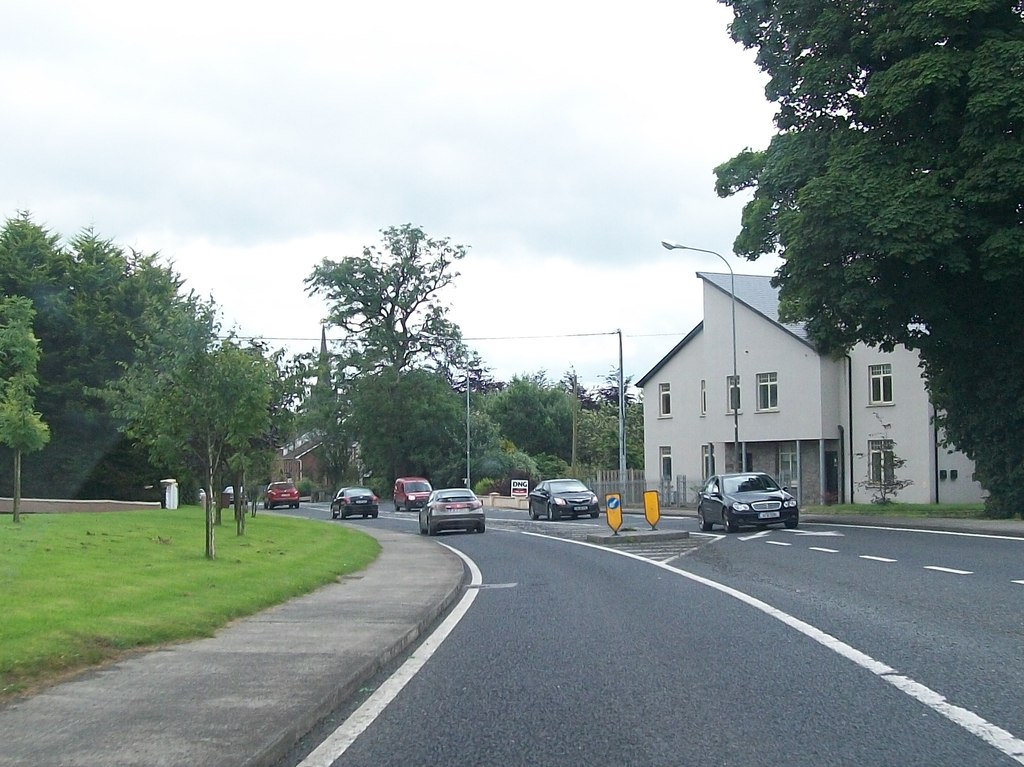
#> input picture FindLaneLines/cavan_road.jpg, 1024 x 767 px, given in place of JohnM50.mp4, which was not available
$ python find_lanes.py
#> lines starting #> are read from the running program, lines starting #| are printed output that depends on the picture; after the words box and inside, x2 and y2 are one past the last pixel; in counts of white or black regions, pixels touching at a corner belong together; long printed decimals are rounded; pictures that were not available may be replaced by others from this repository, and a replacement may not be noted
import cv2
import numpy as np
#import matplotlib.pyplot as plt


def canny(image):
    gray = cv2.cvtColor(image, cv2.COLOR_RGB2GRAY)
    blur = cv2.GaussianBlur(gray, (5, 5), 0)
    canny = cv2.Canny(blur, 50, 150)
    return canny


def region_of_interest(image):
    height = image.shape[0]
    polygons = np.array([[(0, 700), (500, 300), (960, 1000)]])
    mask = np.zeros_like(image)
    cv2.fillPoly(mask, polygons, 255)
    masked_image = cv2.bitwise_and(image, mask)
    return masked_image

def display_lines(image, lines):
    line_image = np.zeros_like(image)
    if lines is not None:
        for line in lines:
            x1, y1, x2, y2 = line.reshape(4)
            cv2.line(line_image, (x1, y1), (x2, y2), (255, 0, 0), 10)
    return line_image


def make_coordinates(image, line_parameters):
    print(line_parameters)
    if line_parameters is None:
        return None
    slope, intercept = line_parameters
    if line_parameters is not None and abs(slope) > 0.001:
        y1 = image.shape[1]
        y2 = int((y1 * (9/20)))
        x1 = int((y1 - intercept) / slope)
        x2 = int((y2 - intercept) / slope)
        return np.array([x1, y1, x2, y2])


def average_slope_intercept(image, lines):
    left_fit = []
    right_fit = []
    if lines is None:
        return None
    for line in lines:
        x1, y1, x2, y2 = line.reshape(4)
        parameters = np.polyfit((x1, x2), (y1, y2), 1)
        slope = parameters[0]
        intercept = parameters[1]
        if slope < 0:
            left_fit.append((slope, intercept))
        else:
            right_fit.append((slope, intercept))
    left_fit_average = np.average(left_fit, axis=0)
    right_fit_average = np.average(right_fit, axis=0)
    left_line = make_coordinates(image, left_fit_average)
    right_line = make_coordinates(image, right_fit_average)
    return np.array([left_line, right_line])


# [12 lines of commented-out code are left out]

cap = cv2.VideoCapture("JohnM50.mp4")
while(cap.isOpened()):
    _, frame = cap.read()
#> frame is the input picture: shape (767, 1024, 3); mean B, G, R 146.5, 149.7, 138.4
    if frame is not None:
        frame = cv2.resize(frame, (960, 1280))
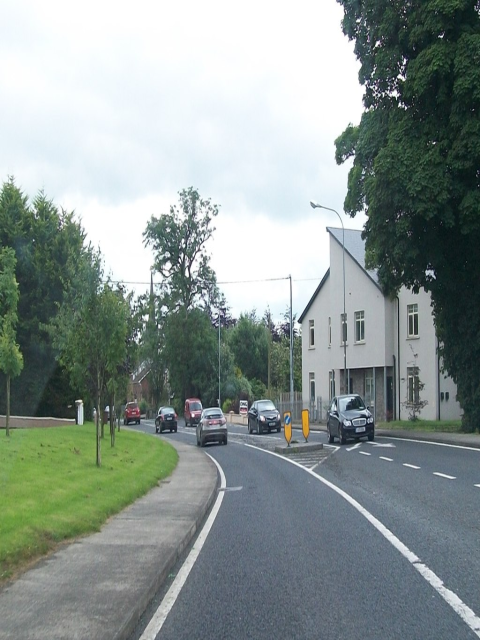
#> frame: shape (1280, 960, 3) (shown at 1/2 size); mean B, G, R 146.4, 149.6, 138.3
        lane_image = np.copy(frame)
        canny_image = canny(lane_image)
#> in canny, `gray = cv2.cvtColor(image, cv2.COLOR_RGB2GRAY)`:
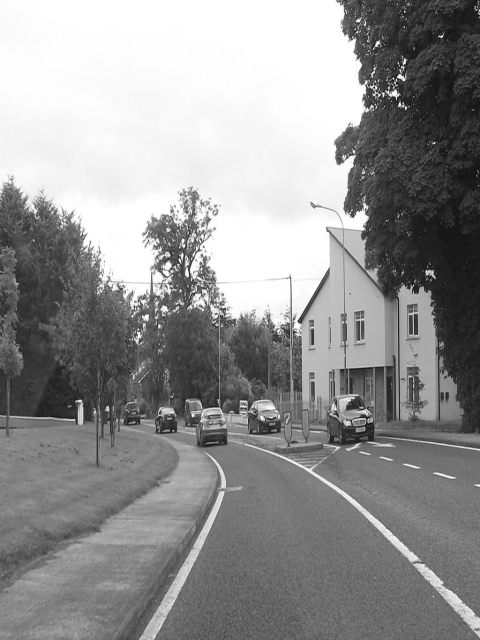
#> gray: shape (1280, 960) (shown at 1/2 size); min 4, max 255, mean 147.3
#> in canny, `canny = cv2.Canny(blur, 50, 150)`:
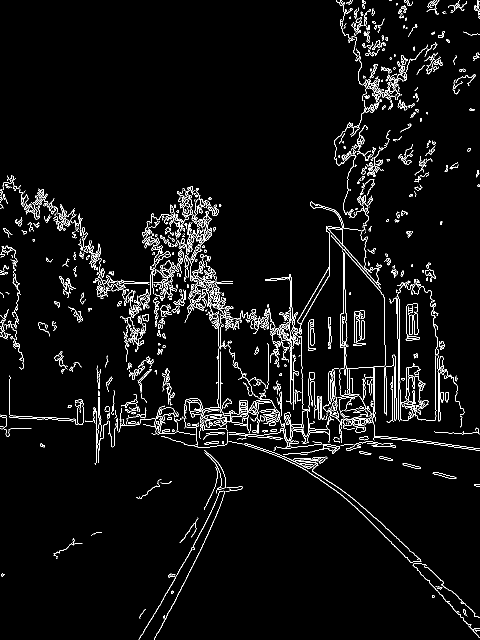
#> canny: shape (1280, 960) (shown at 1/2 size); 4% white in thin lines or dots
        cropped_image = region_of_interest(canny_image)
#> in region_of_interest, `cv2.fillPoly(mask, polygons, 255)`:
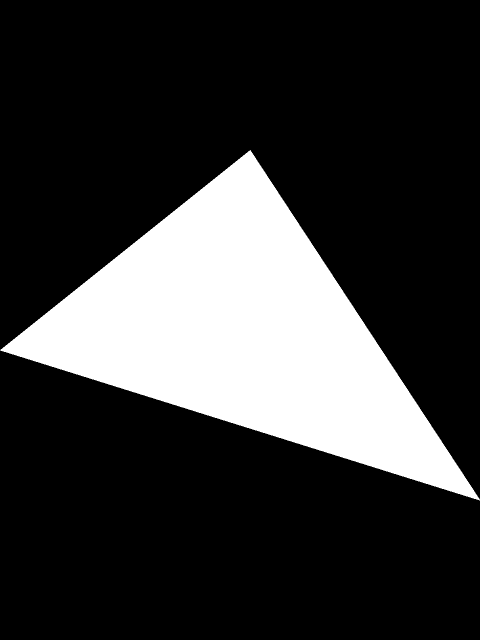
#> mask: shape (1280, 960) (shown at 1/2 size); 21.8% white; 1 white region, box (x1, y1, x2, y2) and area: (0, 300, 960, 1001) 268110
#> in region_of_interest, `masked_image = cv2.bitwise_and(image, mask)`:
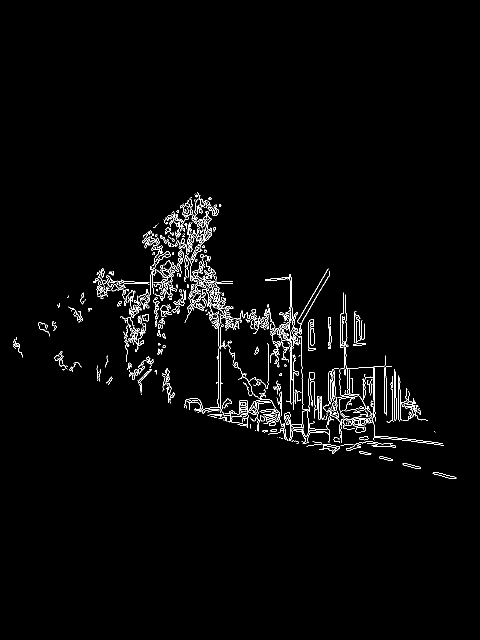
#> masked_image: shape (1280, 960) (shown at 1/2 size); 1.9% white in thin lines or dots, all inside (x1, y1, x2, y2) = (26, 385, 913, 958)
        lines = cv2.HoughLinesP(cropped_image, 2, np.pi/180, 100, np.array([]), minLineLength = 40, maxLineGap = 100)
#> lines = 161 rows, first 6: [579, 877, 579, 548], [389, 821, 840, 821], [300, 533, 818, 786], [436, 831, 436, 564], [297, 464, 784, 918], [440, 836, 440, 564]
        averaged_lines = average_slope_intercept(lane_image, lines)
#> the loop in average_slope_intercept, `for line in lines:` made 161 passes
#> (x1, y1, x2, y2, slope, intercept) on passes 1 to 3: (579, 877, 579, 548, 0.615, 356.2), (389, 821, 840, 821, -1.91e-16, 821), (300, 533, 818, 786, 0.488, 386.5)
#> after the loop in average_slope_intercept, `for line in lines:`: left_fit = 40 pairs, first value -3.1 to -3.17e-17, second value 565 to 1689; right_fit = 121 pairs, first value 1.45e-17 to 28.27, second value -18919.2 to 839
#> in average_slope_intercept, `left_fit_average = np.average(left_fit, axis=0)`: left_fit_average = [-0.945, 963.2]
#> in average_slope_intercept, `right_fit_average = np.average(right_fit, axis=0)`: right_fit_average = [0.96, 194.3]
#| [-9.44882697e-01  9.63232896e+02]
#> in make_coordinates, `slope, intercept = line_parameters`: slope = -0.945; intercept = 963.2
#> in make_coordinates, `x1 = int((y1 - intercept) / slope)`: x1 = 3
#> in make_coordinates, `x2 = int((y2 - intercept) / slope)`: x2 = 562
#> in average_slope_intercept, `left_line = make_coordinates(image, left_fit_average)`: left_line = [3, 960, 562, 432]
#| [  0.9599 194.330]
#> in average_slope_intercept, `right_line = make_coordinates(image, right_fit_average)`: right_line = [797, 960, 247, 432]
#> averaged_lines = [[3, 960, 562, 432], [797, 960, 247, 432]]
        line_image = display_lines(lane_image, averaged_lines)
#> the loop in display_lines, `for line in lines:` made 2 passes
#> after the loop in display_lines, `for line in lines:`:
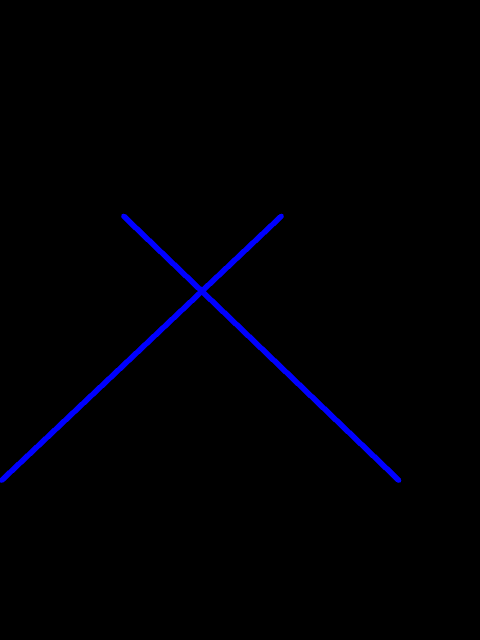
#> line_image: shape (1280, 960, 3) (shown at 1/2 size); mean of channels 0, 1, 2 3.6, 0, 0; drawn as B, G, R
        combo_image = cv2.addWeighted(lane_image, 0.8, line_image, 1, 1)
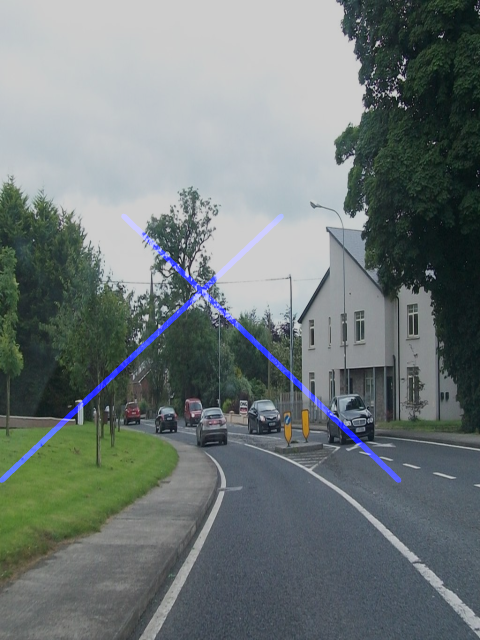
#> combo_image: shape (1280, 960, 3) (shown at 1/2 size); mean B, G, R 120.2, 120.6, 111.7
        cv2.imshow("Result", combo_image)
        #plt.imshow(canny)
        #plt.show()
        if cv2.waitKey(1) & 0xFF == ord('q'):
#> (key q is pressed here)
            break
    else:
        break
cap.release()
cv2.destroyAllWindows()

$ run again, on FindLaneLines/irish_road.jpg
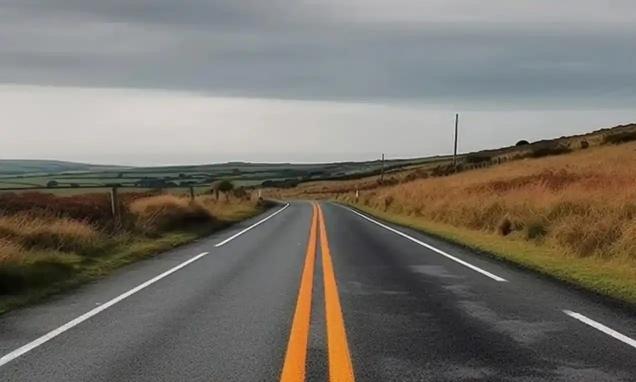
#> input picture FindLaneLines/irish_road.jpg, 1272 x 764 px, given in place of JohnM50.mp4, which was not available (shown at 1/2 size)
#> frame is the input picture: shape (764, 1272, 3); mean B, G, R 106.8, 114.7, 119.3
#> frame: shape (1280, 960, 3)
#> in canny, `canny = cv2.Canny(blur, 50, 150)`:
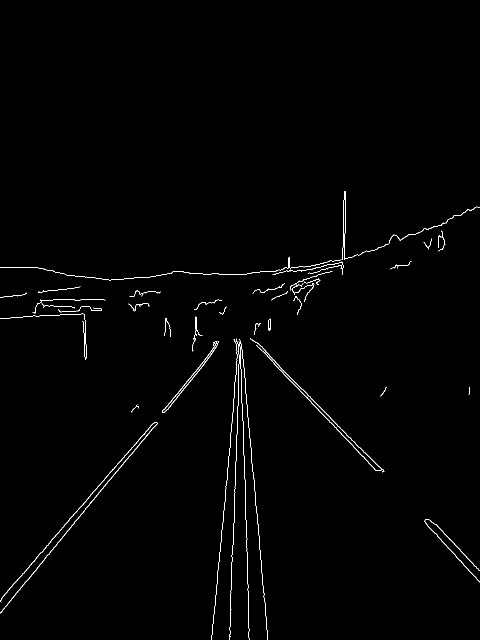
#> canny: shape (1280, 960) (shown at 1/2 size); 0.79% white in thin lines or dots, all inside (x1, y1, x2, y2) = (0, 382, 960, 1280)
#> mask: shape (1280, 960); 21.8% white; 1 white region, box (x1, y1, x2, y2) and area: (0, 300, 960, 1001) 268110
#> masked_image: shape (1280, 960); 0.37% white in thin lines or dots, all inside (x1, y1, x2, y2) = (86, 515, 773, 941)
#> lines = 18 rows, first 6: [369, 544, 763, 938], [549, 729, 736, 923], [373, 545, 672, 855], [359, 789, 436, 683], [475, 841, 478, 684], [378, 545, 676, 853]
#> the loop in average_slope_intercept, `for line in lines:` made 18 passes
#> (x1, y1, x2, y2, slope, intercept) on passes 1 to 8: (369, 544, 763, 938, 1, 175), (549, 729, 736, 923, 1.04, 159.4), (373, 545, 672, 855, 1.04, 158.3), (359, 789, 436, 683, -1.38, 1283.2), (475, 841, 478, 684, -52.33, 25699.3), (378, 545, 676, 853, 1.03, 154.3), (334, 547, 647, 547, 8.58e-17, 547), (479, 678, 485, 841, 27.17, -12334.8)
#> after the loop in average_slope_intercept, `for line in lines:`: left_fit = [(-1.38, 1283.2), (-52.33, 25699.3), (-0.0526, 571.5), (-1.28, 1245.3), (-1.28, 1239.3), (-14.55, 7594.1), (-0.122, 645.2), (-0.0288, 562.7), (-2.92e-16, 599), (-0.124, 607.4), (-0.123, 642.8)]; right_fit = [(1, 175), (1.04, 159.4), (1.04, 158.3), (1.03, 154.3), (8.58e-17, 547), (27.17, -12334.8), (13.27, -5732.3)]
#> left_fit_average = [-6.48, 3699.1]
#> right_fit_average = [6.36, -2410.4]
#| [  -6.478 3699.073]
#> in make_coordinates, `slope, intercept = line_parameters`: slope = -6.48; intercept = 3699.1
#> in make_coordinates, `x1 = int((y1 - intercept) / slope)`: x1 = 422
#> in make_coordinates, `x2 = int((y2 - intercept) / slope)`: x2 = 504
#> left_line = [422, 960, 504, 432]
#| [    6.364 -2410.438]
#> right_line = [529, 960, 446, 432]
#> averaged_lines = [[422, 960, 504, 432], [529, 960, 446, 432]]
#> the loop in display_lines, `for line in lines:` made 2 passes
#> `combo_image = cv2.addWeighted(lane_image, 0.8, line_image, 1, 1)`:
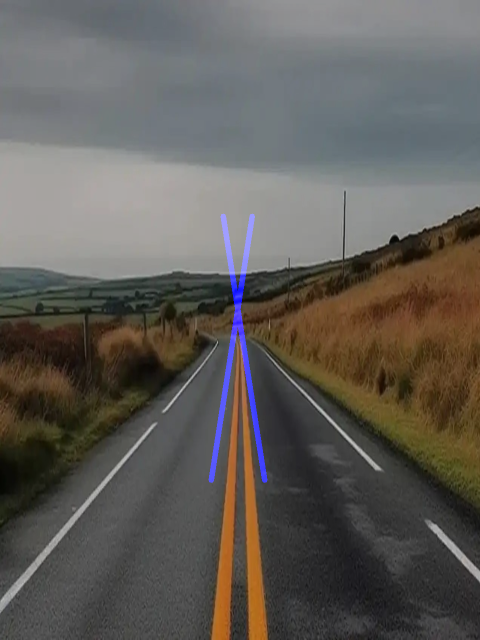
#> combo_image: shape (1280, 960, 3) (shown at 1/2 size); mean B, G, R 88, 92.7, 96.3
